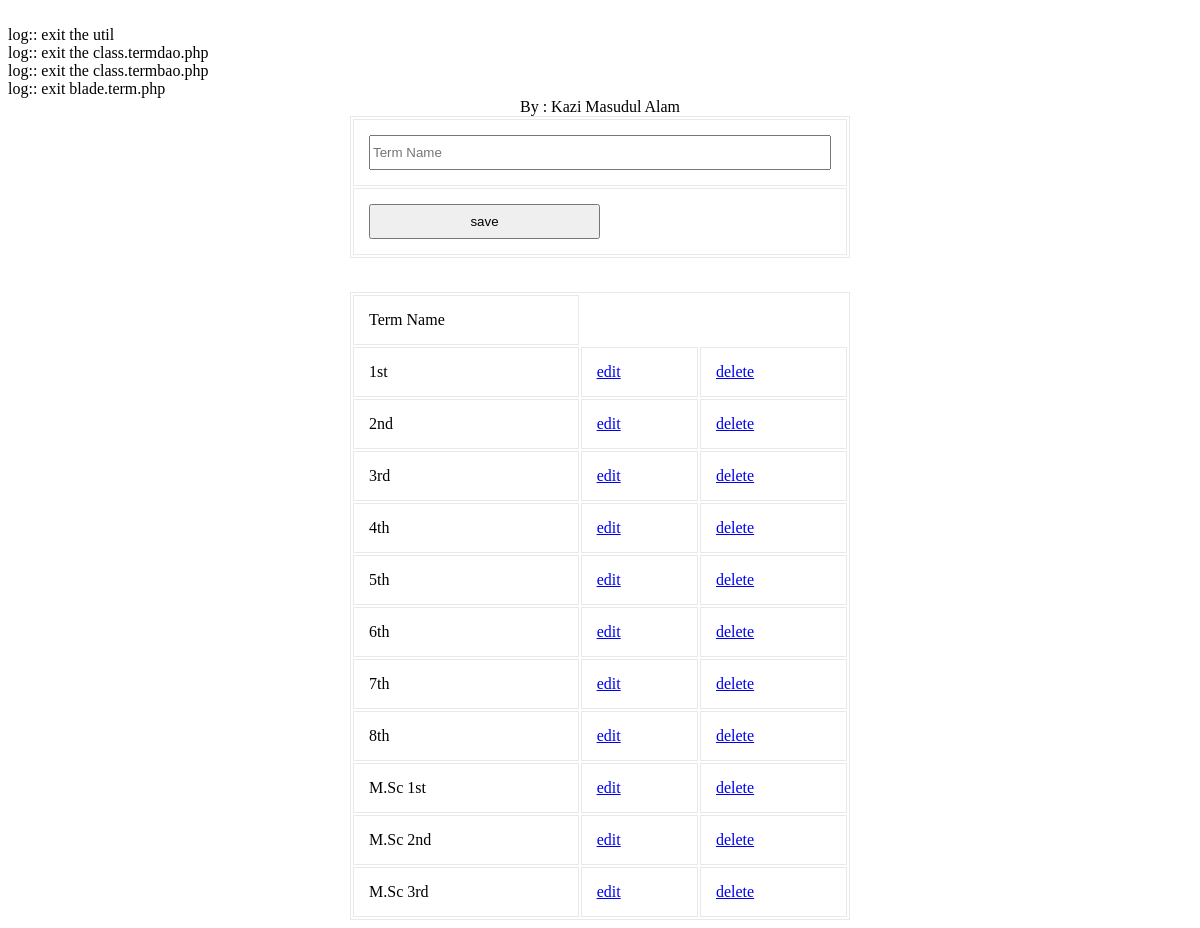
Screenshot of /modules/regs/view.term.php with the database file from the repository.
### tables this page shows
CREATE TABLE `tbl_term` (
  `ID` varchar(40) NOT NULL,
  `Name` varchar(20) NOT NULL
);

### common/class.common.php (called while the page is built, shortened)
<?php
class Result{
    private $_IsSuccess=0;
    private $_ResultObject;
    public function setIsSuccess($IsSuccess){
        $this->_IsSuccess = $IsSuccess;
    }
    public function getIsSuccess(){
        return $this->_IsSuccess;
    }
    public function setResultObject($ResultObject){
        $this->_ResultObject = $ResultObject;
    }
    public function getResultObject(){
        return $this->_ResultObject;
    }
}
class Term{
    private $_ID;
    private $_Name;
    public function setID ( $ID ) {
        $this->_ID = $ID;
    }
    public function getID () {
        return $this->_ID;
    }
    public function setName( $Name ) {
        $this->_Name = $Name;
    }
    public function getName() {
        return $this->_Name;
    }
}
?>

### modules/regs/view.term.php (the view, shortened to what this page needs)
<?php
include_once 'blade/view.term.blade.php';
include_once '/../../common/class.common.php';
?>
<!DOCTYPE html PUBLIC "-//W3C//DTD XHTML 1.0 Transitional//EN" "http://www.w3.org/TR/xhtml1/DTD/xhtml1-transitional.dtd">
<html xmlns="http://www.w3.org/1999/xhtml">
	<head>
		<link rel="stylesheet" href="style.css" type="text/css" />
	</head>
<body>
<center>
	<div id="header">
		<label>By : Kazi Masudul Alam</a></label>
	</div>
	<div id="form">
		<form method="post">
			<table width="100%" border="1" cellpadding="15">
				<tr>
					<td><input type="text" name="txtName" placeholder="Term Name" value="<?php
					if(isset($_GET['edit'])) echo $getROW->getName();  ?>" /></td>
				</tr>
				<tr>
					<td>
						<?php
						if(isset($_GET['edit']))
						{
							?>
							<button type="submit" name="update">update</button>
							<?php
						}
						else
						{
							?>
							<button type="submit" name="save">save</button>
							<?php
						}
						?>
					</td>
				</tr>
			</table>
		</form>
<br />
	<table width="100%" border="1" cellpadding="15" align="center">
	<?php
	$Result = $_TermBAO->getAllTerms();
	if($Result->getIsSuccess()){
		$TermList = $Result->getResultObject();
	?>
		<tr>
			<td>Term Name</td>
		</tr>
		<?php
		for($i = 0; $i < sizeof($TermList); $i++) {
			$Term = $TermList[$i];
			?>
		    <tr>
			    <td><?php echo $Term->getName(); ?></td>
			    <td><a href="?edit=<?php echo $Term->getID(); ?>" onclick="return confirm('sure to edit !'); " >edit</a></td>
			    <td><a href="?del=<?php echo $Term->getID(); ?>" onclick="return confirm('sure to delete !'); " >delete</a></td>
		    </tr>
	    <?php
		}
	}
	else{
		echo $Result->getResultObject();
	}
	?>
	</table>
	</div>
</center>
</body>
</html>

### modules/regs/style.css (style rules this page uses)
#form { width:500px; margin:0px auto; text-align:center; }
#form form input { width:100%; height:35px; }
form button { width:50%; height:35px; }
table,td { border:solid #e9e9e9 1px; }

### rows the page displays
tbl_term: Name "1st"
tbl_term: Name "2nd"
tbl_term: Name "3rd"
tbl_term: Name "4th"
tbl_term: Name "5th"
tbl_term: Name "6th"
tbl_term: Name "7th"
tbl_term: Name "8th"
tbl_term: Name "M.Sc 1st"
tbl_term: Name "M.Sc 2nd"
tbl_term: Name "M.Sc 3rd"
